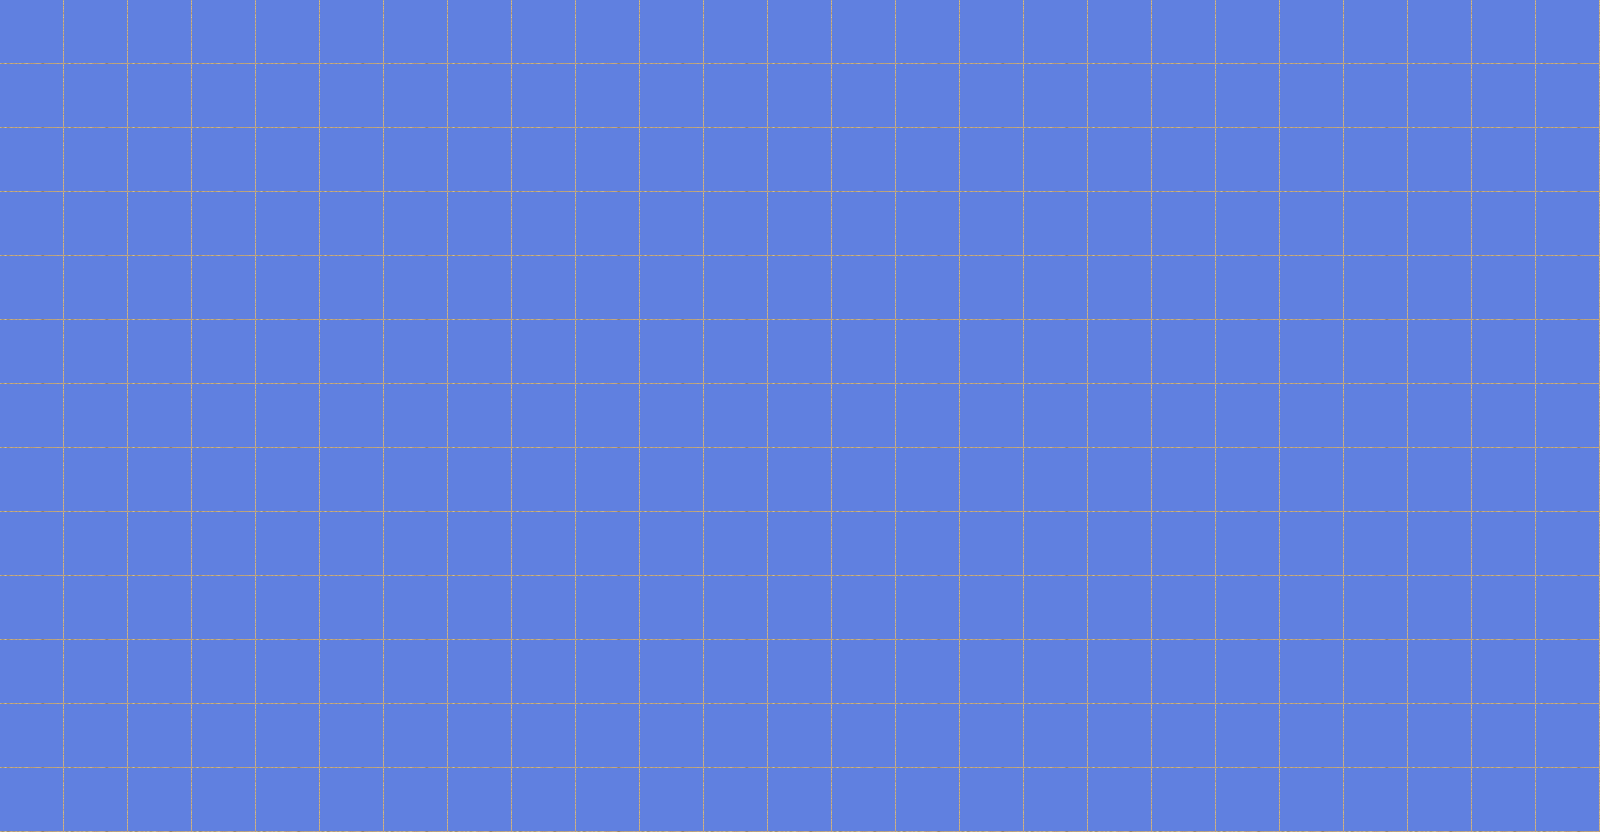

This is a level from a 2D game, rendered from its Tiled map with the project's own tilesets. A one-line summary and the map file follow, with tile-layer data summarised:
An orthogonal 25x13 tile map with 64x64 px tiles, 1 tile layer (Tile Layer 1).

<map version="1.0" orientation="orthogonal" width="25" height="13" tilewidth="64" tileheight="64">
 <tileset firstgid="1" name="SandstonePlatforms" tilewidth="64" tileheight="64">
  <image source="SandstonePlatforms.png" width="640" height="400" />
 </tileset>
 <layer name="Tile Layer 1" width="25" height="13">
  <data>[325 cells, 325 non-empty, 1 distinct tile ids]</data>
 </layer>
</map>
